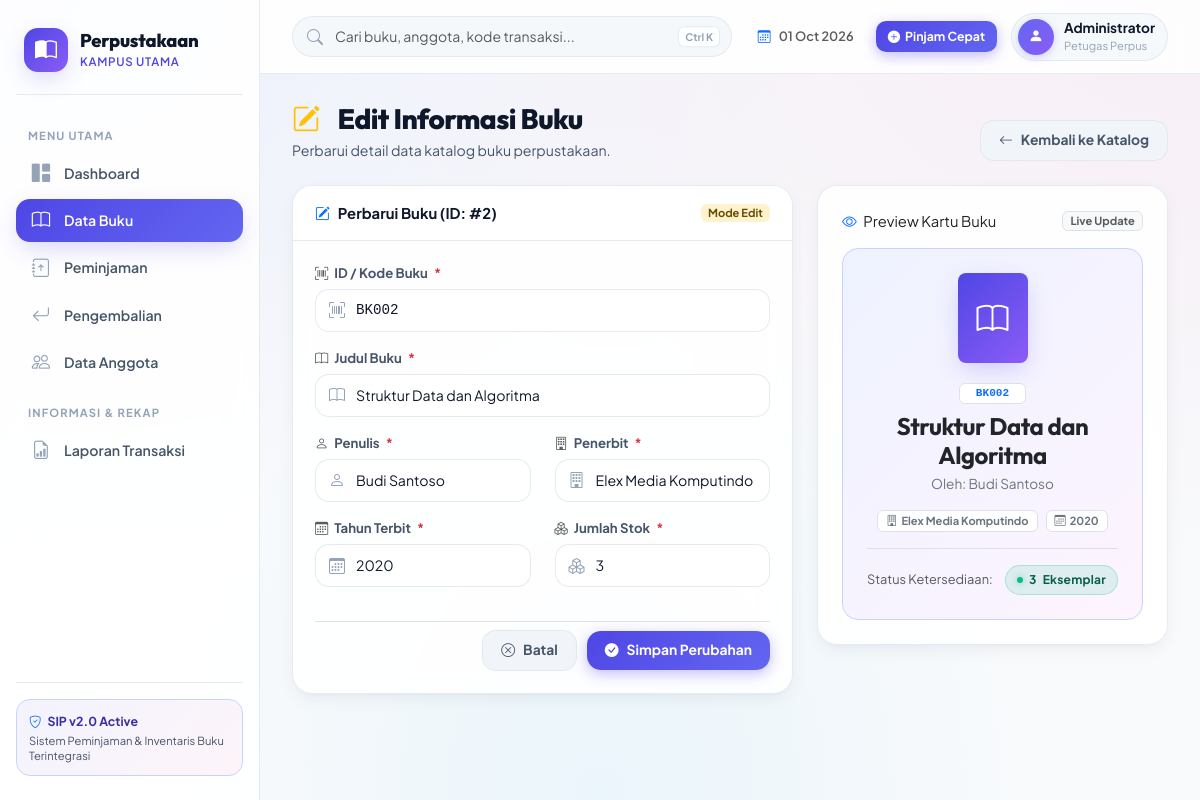
/buku/edit?id=2, run on the app's committed database.
### tables this page shows
CREATE TABLE buku (
    id INT AUTO_INCREMENT PRIMARY KEY,
    kode_buku VARCHAR(20) NOT NULL UNIQUE,
    judul VARCHAR(150) NOT NULL,
    penulis VARCHAR(100) NOT NULL,
    penerbit VARCHAR(100) NOT NULL,
    tahun_terbit YEAR NOT NULL,
    stok INT NOT NULL DEFAULT 0,
    status ENUM('tersedia', 'habis') NOT NULL DEFAULT 'tersedia',
    created_at TIMESTAMP DEFAULT CURRENT_TIMESTAMP,
    updated_at TIMESTAMP DEFAULT CURRENT_TIMESTAMP ON UPDATE CURRENT_TIMESTAMP
);

### app/Core/Controller.php (called while the page is built, shortened)
<?php
abstract class Controller
{
    protected function view(string $view, array $data = []): void
    {
        extract($data);
        $viewFile = __DIR__ . '/../Views/' . $view . '.php';
        require $viewFile;
        require __DIR__ . '/../Views/layouts/main.php';
    }
    protected function old(string $key, $default = '')
    {
        return $_SESSION['old'][$key] ?? $default;
    }
    protected function errors(string $key): ?string
    {
        return $_SESSION['errors'][$key] ?? null;
    }
}

### app/Controllers/BukuController.php (called while the page is built, shortened)
<?php
class BukuController extends Controller
{
    private BukuService $service;
    public function __construct()
    {
        $this->service = new BukuService();
    }
    public function edit(): void
    {
        $id = (int) ($_GET['id'] ?? 0);
        try {
            $buku = $this->service->getById($id);
        } catch (BukuTidakDitemukanException $e) {
            $this->flash('danger', $e->getMessage());
            $this->redirect('/buku');
            return;
        }
        $this->view('buku/edit', [
            'title' => 'Edit Buku',
            'buku'  => $buku,
        ]);
    }
}

### public/index.php (called while the page is built, shortened)
<?php
spl_autoload_register(function (string $class) {
    $prefix = 'App\\';
    $relative = substr($class, strlen($prefix));
    $path = BASE_PATH . '/app/' . str_replace('\\', '/', $relative) . '.php';
});
$routes = require BASE_PATH . '/routes/web.php';
try {
    (new Router($routes))->dispatch();
} catch (\Throwable $e) {
    Logger::error('Unhandled exception: ' . $e->getMessage());
    http_response_code(500);
    echo 'Terjadi kesalahan pada server. Silakan coba lagi.';
}

### config/database.php (called while the page is built)
<?php
return [
    'host'     => 'localhost',
    'dbname'   => 'perpustakaan',
    'username' => 'root',
    'password' => '',
    'charset'  => 'utf8mb4',
];

### app/Config/Database.php (called while the page is built, shortened)
<?php
class Database
{
    private static ?PDO $instance = null;
    public static function getInstance(): PDO
    {
        if (self::$instance === null) {
            $config = require __DIR__ . '/../../config/database.php';
            $dsn = "mysql:host={$config['host']};dbname={$config['dbname']};charset={$config['charset']}";
            try {
                self::$instance = new PDO($dsn, $config['username'], $config['password'], [
                    PDO::ATTR_ERRMODE            => PDO::ERRMODE_EXCEPTION,
                    PDO::ATTR_DEFAULT_FETCH_MODE => PDO::FETCH_ASSOC,
                    PDO::ATTR_EMULATE_PREPARES   => false,
                ]);
            } catch (PDOException $e) {
                throw new PDOException('Koneksi database gagal.');
            }
        }
        return self::$instance;
    }
}

### app/Services/BukuService.php (called while the page is built, shortened)
<?php
class BukuService
{
    private BukuRepository $repo;
    public function __construct()
    {
        $this->repo = new BukuRepository();
    }
    public function getById(int $id): array
    {
        $buku = $this->repo->find($id);
        return $buku;
    }
}

### app/Repositories/BukuRepository.php (called while the page is built, shortened)
<?php
class BukuRepository
{
    private PDO $db;
    public function __construct()
    {
        $this->db = Database::getInstance();
    }
    public function find(int $id): ?array
    {
        $stmt = $this->db->prepare('SELECT * FROM buku WHERE id = :id');
        $stmt->execute(['id' => $id]);
        $row = $stmt->fetch();
        return $row ?: null;
    }
}

### app/Views/buku/edit.php (the view, shortened to what this page needs)
<div class="page-heading">
  <div>
    <h1><i class="bi bi-pencil-square text-warning me-2"></i>Edit Informasi Buku</h1>
    <p>Perbarui detail data katalog buku perpustakaan.</p>
  </div>
  <div class="page-heading-actions">
    <a href="<?= BASE_URL ?>/buku" class="btn btn-secondary">
      <i class="bi bi-arrow-left"></i> Kembali ke Katalog
    </a>
  </div>
</div>
<div class="row g-4">
  <div class="col-lg-7">
    <div class="card">
      <div class="card-header">
        <span><i class="bi bi-pencil-square text-primary me-2"></i>Perbarui Buku (ID: #<?= (int)$buku['id'] ?>)</span>
        <span class="badge bg-warning-subtle text-warning-emphasis">Mode Edit</span>
      </div>
      <div class="card-body">
        <form action="<?= BASE_URL ?>/buku/update?id=<?= (int)$buku['id'] ?>" method="POST" novalidate id="bookForm">
          <div class="mb-3">
            <label class="form-label">
              <i class="bi bi-upc-scan text-muted"></i> ID / Kode Buku <span class="text-danger">*</span>
            </label>
            <div class="input-icon-group">
              <i class="bi bi-upc-scan input-icon"></i>
              <input type="text" name="kode_buku" id="inputKode" class="form-control font-monospace <?= $this->errors('kode_buku') ? 'is-invalid' : '' ?>"
                     value="<?= htmlspecialchars($this->old('kode_buku', $buku['kode_buku'])) ?>" placeholder="Contoh: BK001">
            </div>
          </div>
          <div class="mb-3">
            <label class="form-label">
              <i class="bi bi-book text-muted"></i> Judul Buku <span class="text-danger">*</span>
            </label>
            <div class="input-icon-group">
              <i class="bi bi-book input-icon"></i>
              <input type="text" name="judul" id="inputJudul" class="form-control <?= $this->errors('judul') ? 'is-invalid' : '' ?>"
                     value="<?= htmlspecialchars($this->old('judul', $buku['judul'])) ?>" placeholder="Judul buku">
            </div>
          </div>
          <div class="row">
            <div class="col-md-6 mb-3">
              <label class="form-label">
                <i class="bi bi-person text-muted"></i> Penulis <span class="text-danger">*</span>
              </label>
              <div class="input-icon-group">
                <i class="bi bi-person input-icon"></i>
                <input type="text" name="penulis" id="inputPenulis" class="form-control <?= $this->errors('penulis') ? 'is-invalid' : '' ?>"
                       value="<?= htmlspecialchars($this->old('penulis', $buku['penulis'])) ?>" placeholder="Nama penulis">
              </div>
            </div>
            <div class="col-md-6 mb-3">
              <label class="form-label">
                <i class="bi bi-building text-muted"></i> Penerbit <span class="text-danger">*</span>
              </label>
              <div class="input-icon-group">
                <i class="bi bi-building input-icon"></i>
                <input type="text" name="penerbit" id="inputPenerbit" class="form-control <?= $this->errors('penerbit') ? 'is-invalid' : '' ?>"
                       value="<?= htmlspecialchars($this->old('penerbit', $buku['penerbit'])) ?>" placeholder="Nama penerbit">
              </div>
            </div>
          </div>
          <div class="row">
            <div class="col-md-6 mb-3">
              <label class="form-label">
                <i class="bi bi-calendar3 text-muted"></i> Tahun Terbit <span class="text-danger">*</span>
              </label>
              <div class="input-icon-group">
                <i class="bi bi-calendar3 input-icon"></i>
                <input type="number" name="tahun_terbit" id="inputTahun" min="1900" max="2099" class="form-control <?= $this->errors('tahun_terbit') ? 'is-invalid' : '' ?>"
                       value="<?= htmlspecialchars($this->old('tahun_terbit', $buku['tahun_terbit'])) ?>" placeholder="Tahun terbit">
              </div>
            </div>
            <div class="col-md-6 mb-3">
              <label class="form-label">
                <i class="bi bi-boxes text-muted"></i> Jumlah Stok <span class="text-danger">*</span>
              </label>
              <div class="input-icon-group">
                <i class="bi bi-boxes input-icon"></i>
                <input type="number" name="stok" id="inputStok" min="0" class="form-control <?= $this->errors('stok') ? 'is-invalid' : '' ?>"
                       value="<?= htmlspecialchars($this->old('stok', $buku['stok'])) ?>" placeholder="Stok buku">
              </div>
            </div>
          </div>
          <div class="form-actions pt-2 border-top">
            <a href="<?= BASE_URL ?>/buku" class="btn btn-secondary">
              <i class="bi bi-x-circle"></i> Batal
            </a>
            <button type="submit" class="btn btn-primary">
              <i class="bi bi-check-circle-fill"></i> Simpan Perubahan
            </button>
          </div>
        </form>
      </div>
    </div>
  </div>
  <div class="col-lg-5">
    <div class="card p-4">
      <div class="d-flex align-items-center justify-content-between mb-3">
        <span class="section-label"><i class="bi bi-eye text-primary me-1"></i> Preview Kartu Buku</span>
        <span class="badge bg-light text-muted border">Live Update</span>
      </div>
      <div class="p-4 rounded-4 text-center" style="background: linear-gradient(135deg, #eef2ff 0%, #fdf4ff 100%); border: 1px solid var(--primary-border);">
        <div class="mx-auto mb-3" style="width: 70px; height: 90px; border-radius: 8px; background: linear-gradient(135deg, var(--primary), var(--accent-purple)); color: #fff; display: grid; place-items: center; font-size: 2rem; box-shadow: var(--shadow-glow);">
          <i class="bi bi-book"></i>
        </div>
        <div class="mb-2">
          <span class="badge bg-white text-primary border font-monospace px-3 py-1" id="previewKode">
            <?= htmlspecialchars($this->old('kode_buku', $buku['kode_buku'])) ?>
          </span>
        </div>
        <h4 class="fw-bold text-dark mb-1" id="previewJudul">
          <?= htmlspecialchars($this->old('judul', $buku['judul'])) ?>
        </h4>
        <p class="text-secondary mb-3" style="font-size: 0.85rem;" id="previewPenulis">
          Oleh: <?= htmlspecialchars($this->old('penulis', $buku['penulis'])) ?>
        </p>
        <div class="d-flex justify-content-center gap-2 mb-3 flex-wrap">
          <span class="badge bg-white text-secondary border px-2 py-1" id="previewPenerbit">
            <i class="bi bi-building me-1"></i><?= htmlspecialchars($this->old('penerbit', $buku['penerbit'])) ?>
          </span>
          <span class="badge bg-white text-secondary border px-2 py-1" id="previewTahun">
            <i class="bi bi-calendar3 me-1"></i><?= htmlspecialchars($this->old('tahun_terbit', $buku['tahun_terbit'])) ?>
          </span>
        </div>
        <div class="pt-3 border-top d-flex justify-content-between align-items-center">
          <span class="text-muted" style="font-size: 0.8rem;">Status Ketersediaan:</span>
          <?php $stokCurrent = (int)$this->old('stok', $buku['stok']); ?>
          <span class="badge-status <?= $stokCurrent > 0 ? 'badge-status-success' : 'badge-status-danger' ?>" id="previewStokBadge">
            <span id="previewStok"><?= $stokCurrent ?></span> <?= $stokCurrent > 0 ? 'Eksemplar' : 'Habis' ?>
          </span>
        </div>
      </div>
    </div>
  </div>
</div>

### data on the page
buku: id "2", kode_buku "BK002", judul "Struktur Data dan Algoritma", penulis "Budi Santoso", penerbit "Elex Media Komputindo", tahun_terbit "2020", stok "3"
